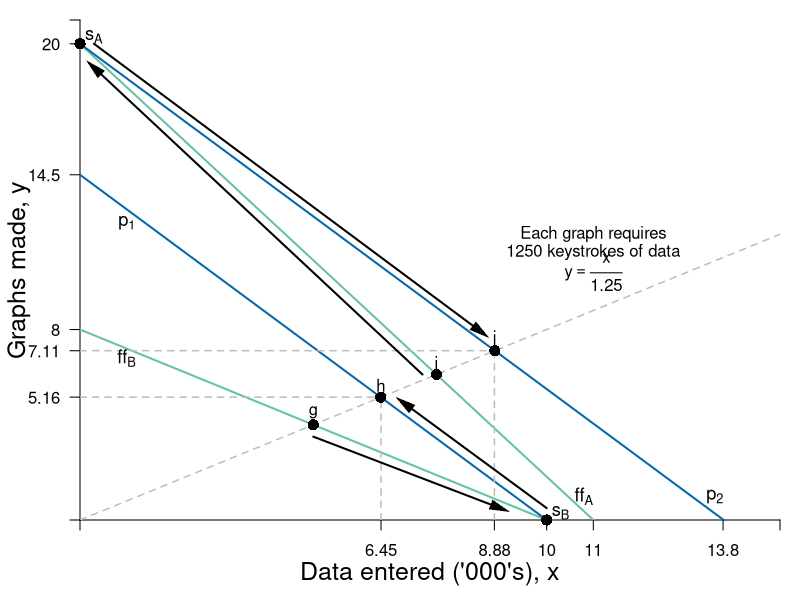

R code for this plot:
#Graph Designer: Simon Halliday + Scott Cohn
#Authors: Bowles and Halliday
#Title: Coordination, Conflict and Competition: A Text in Microeconomics

require(shape)
pdf(file = "specprodexch/data_entered.pdf", width = 8, height = 8)

#Set parameters for graphics
axislabelsize <- 1.5
labelsize <- 1.1
smalllabelsize <- 0.9
graphlinewidth <- 2
segmentlinewidth <- 1.5

COL <- c("#7fc97f", "#beaed4", "#fdc086", "#ffff99", "#386cb0", "#f0027f", "#bf5b17", "#666666")
COLA <- c("#e0f3db", "#99d8c9","#66c2a4","#41ae76", "#238b45", "#005824")
COLB <- c("#4eb3d3", "#2b8cbe", "#0868ac","#084081")


ffA <- function(x, yintA = 20, sA = 20/11) {
        yintA - sA*x
}

ffB <- function(x, yintB = 8, sB = 8/10) {
        yintB - sB*x
}

exchange <- function(x, slope = 1/1.25) {
        slope*x
}

priceA <- function(x, pintA = 20, psA = 1.45) {
        pintA - psA*x
}

priceB <- function(x, pintB = 14.5, psB = 1.45) {
        pintB - psB*x
}

#Edited the margins to cater for the larger LHS labels
par(mar =  c(4, 4, 1, 1))

xlims <- c(0, 15)
ylims <- c(0, 21)

npts <- 501 
x <- seq(xlims[1], xlims[2], length.out = npts)
y <- seq(ylims[1], ylims[2], length.out = npts) 
a <- c(3.25, 5.25, 7.25)

plot(0, 0, xlim = xlims, ylim = ylims, type = "n",
     xlab = expression(paste("")),
     ylab = expression(paste("")), 
     xaxt = "n", 
     yaxt = "n", 
     cex.lab = axislabelsize, 
     bty = "n", 
     xaxs="i", 
     yaxs="i"
)


# ticksy <- seq(from = 0, to = ylims[2], by = 1)
# ylabels <- seq(from = 0, to = ylims[2], by = 1)
# ticksx <- seq(from = 0, to = xlims[2], by = 1)
# xlabels <- seq(from = 0, to = xlims[2], by = 1)
ticksy <- c(ylims[1], 5.16, 7.11, 8, 14.5, 20, ylims[2])
ylabels <- c(NA, 5.16, 7.11, 8, 14.5, 20, NA)
ticksx <- c(xlims[1], 6.45, 8.88, 10, 11, 13.78, xlims[2])
xlabels <-  c(NA, 6.45, 8.88, 10, 11, 13.8, NA)

axis(1, at = ticksx, pos = 0, labels = xlabels)
axis(2, at = ticksy, pos = 0, labels = ylabels, las = 1)

npts <- 500 
xx1 <- seq(xlims[1], xlims[2], length.out = npts)

#Draw the graphs
lines(xx1, ffA(xx1), col = COLA[3], lwd = graphlinewidth)
lines(xx1, ffB(xx1), col = COLA[3], lwd = graphlinewidth)
lines(xx1, exchange(xx1), lty = 2, col = "gray", lwd = segmentlinewidth)
lines(xx1, priceA(xx1), col = COLB[3], lwd = graphlinewidth)
lines(xx1, priceB(xx1), col = COLB[3], lwd = graphlinewidth)


#Segments for new points
segments(0, 5.16, 6.45, 5.16, lty = 2, col = "grey",  lwd = segmentlinewidth)
segments(6.45, 0, 6.45, 5.16, lty = 2, col = "grey",  lwd = segmentlinewidth)
segments(0, 7.11, 8.88, 7.11, lty = 2, col = "grey",  lwd = segmentlinewidth)
segments(8.88, 0, 8.88, 7.11, lty = 2, col = "grey",  lwd = segmentlinewidth)

# segments(0, 4.14, 4.14, 4.14, lty = 2, col = "grey",  lwd = segmentlinewidth)
# segments(4.14, 0, 4.14, 4.14, lty = 2, col = "grey",  lwd = segmentlinewidth)

#Label Points
xpts <- c(5, 6.444444444, 7.638888889, 8.888888889)
ypts <- xpts/1.25
yadj1 <- 0.5
yadj2 <- -0.5

points(xpts, ypts, pch = 16, col = "black", cex = 1.5)
ptlabels <- c("g", "h", "i", "j")
text(xpts, ypts + yadj1, ptlabels)
#coordlabs <- c("(5,4)", "(6.44, 5.16)", "(7.64,6.11)", "(8.89,7.11)")
#text(xpts, ypts + yadj2, coordlabs, cex = smalllabelsize)

#Axis labels
mtext(expression(paste("Data entered ('000's), ", x)), side = 1, line = 2.5, cex = axislabelsize)
text(-1.3, 0.5*ylims[2], expression(paste("Graphs made, ", y)), xpd = TRUE, cex = axislabelsize, srt = 90) 

#Text
text(11, 12, expression(paste("Each graph requires")))
text(11, 11.25, expression(paste("1250 keystrokes of data")))
text(11, 10.4, expression(paste(y == frac(x,1.25) )))

#Label the curves
text(13.6, 1, expression(p[2]), cex = labelsize)
text(10.8, 1, expression(ff[A]), cex = labelsize)

text(1, 12.5, expression(p[1]), cex = labelsize)
text(1, 6.8, expression(ff[B]), cex = labelsize)

#xpts <- c(5, 6.444444444, 7.638888889, 8.888888889)
#ypts <- xpts/1.25

Arrows(xpts[1], ypts[1] - 0.5, 10 - 1, 0 + 0.5, col = "black", lty = 1, lwd = 2, arr.type = "triangle", arr.lwd = 0.5)
Arrows(10, 0 + 0.5, xpts[2] + 0.5, ypts[2] - 0.25, col = "black", lty = 1, lwd = 2, arr.type = "triangle", arr.lwd = 0.5)
text(10 + 0.3, 0.3, expression(s[B]), cex = labelsize)
points(10, 0,pch = 16, col = "black", cex = 1.5, xpd = TRUE)

Arrows(xpts[3] - 0.3, ypts[3], 0 + 0.3, 20 - 1, col = "black", lty = 1, lwd = 2, arr.type = "triangle", arr.lwd = 0.5)
Arrows(0 + 0.3, 20, xpts[4] - 0.3, ypts[4] + 0.8, col = "black", lty = 1, lwd = 2, arr.type = "triangle", arr.lwd = 0.5)
text(0 + 0.3, 20 + 0.3, expression(s[A]), cex = labelsize)
points(0, 20,pch = 16, col = "black", cex = 1.5, xpd = TRUE)

dev.off()
